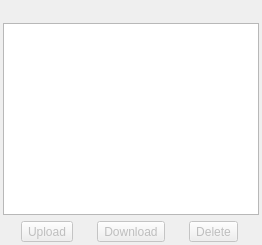
       <widget class="QWidget" name="filesTab">
        <attribute name="title">
         <string>Files</string>
        </attribute>
        <layout class="QVBoxLayout" name="verticalLayout_4">
         <property name="margin">
          <number>3</number>
         </property>
         <item>
          <widget class="QLabel" name="channelLabel">
           <property name="text">
            <string/>
           </property>
          </widget>
         </item>
         <item>
          <widget class="FilesView" name="filesView">
           <property name="editTriggers">
            <set>QAbstractItemView::NoEditTriggers</set>
           </property>
           <property name="dragEnabled">
            <bool>false</bool>
           </property>
           <property name="dragDropMode">
            <enum>QAbstractItemView::DropOnly</enum>
           </property>
           <property name="alternatingRowColors">
            <bool>true</bool>
           </property>
           <property name="selectionMode">
            <enum>QAbstractItemView::ExtendedSelection</enum>
           </property>
           <property name="selectionBehavior">
            <enum>QAbstractItemView::SelectRows</enum>
           </property>
           <property name="indentation">
            <number>0</number>
           </property>
           <property name="rootIsDecorated">
            <bool>false</bool>
           </property>
           <property name="itemsExpandable">
            <bool>false</bool>
           </property>
           <property name="expandsOnDoubleClick">
            <bool>false</bool>
           </property>
          </widget>
         </item>
         <item>
          <layout class="QHBoxLayout" name="horizontalLayout">
           <item>
            <widget class="QToolButton" name="uploadButton">
             <property name="enabled">
              <bool>false</bool>
             </property>
             <property name="toolTip">
              <string>Upload</string>
             </property>
             <property name="text">
              <string>Upload</string>
             </property>
             <property name="icon">
              <iconset resource="resources.qrc">
               <normaloff>:/images/images/upload.png</normaloff>:/images/images/upload.png</iconset>
             </property>
             <property name="iconSize">
              <size>
               <width>20</width>
               <height>20</height>
              </size>
             </property>
            </widget>
           </item>
           <item>
            <widget class="QToolButton" name="downloadButton">
             <property name="enabled">
              <bool>false</bool>
             </property>
             <property name="toolTip">
              <string>Download</string>
             </property>
             <property name="text">
              <string>Download</string>
             </property>
             <property name="icon">
              <iconset resource="resources.qrc">
               <normaloff>:/images/images/download.png</normaloff>:/images/images/download.png</iconset>
             </property>
             <property name="iconSize">
              <size>
               <width>20</width>
               <height>20</height>
              </size>
             </property>
            </widget>
           </item>
           <item>
            <widget class="QToolButton" name="deleteButton">
             <property name="enabled">
              <bool>false</bool>
             </property>
             <property name="toolTip">
              <string>Delete</string>
             </property>
             <property name="text">
              <string>Delete</string>
             </property>
             <property name="icon">
              <iconset resource="resources.qrc">
               <normaloff>:/images/images/delete.png</normaloff>:/images/images/delete.png</iconset>
             </property>
             <property name="iconSize">
              <size>
               <width>20</width>
               <height>20</height>
              </size>
             </property>
            </widget>
           </item>
          </layout>
         </item>
        </layout>
       </widget>
